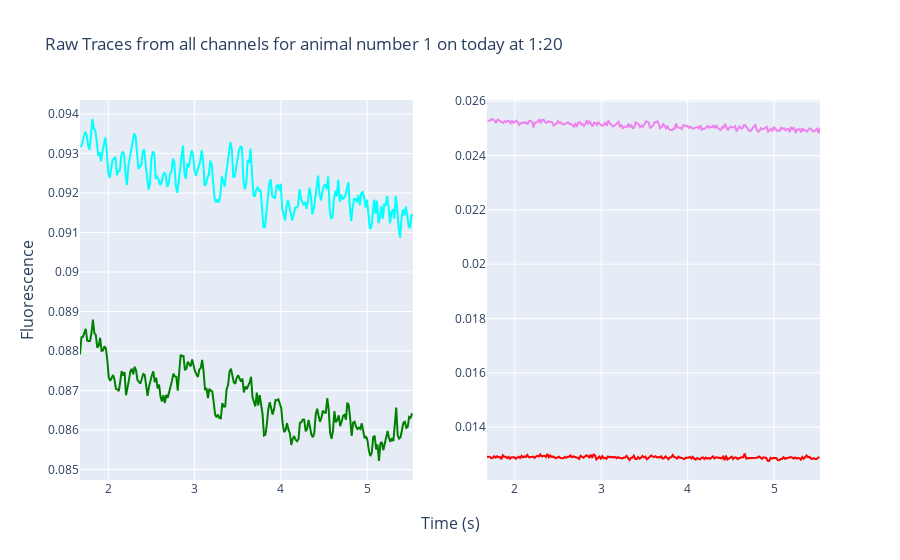

Source (notebook cell):
### Code cell
# print(len(fiber_dict))
print(fiber_dict.keys())
fig = fiber_dict['poo'].raw_signal_trace()
fig.show()

### Figure 1 — Plotly figure (JSON) as saved in the notebook; plotly's stock layout.template omitted (floating-point values rounded to 4 significant figures; data arrays with more than 128 entries replaced by an {"elided": "..."} marker saying what was removed)
{"data": [{"line": {"color": "Green"}, "mode": "lines", "name": "f1Green", "showlegend": false, "text": "f1Green", "type": "scatter", "x": {"elided": "232 float values"}, "xaxis": "x", "y": {"elided": "232 float values"}, "yaxis": "y"}, {"line": {"color": "Cyan"}, "mode": "lines", "name": "green_iso", "showlegend": false, "text": "green_iso", "type": "scatter", "x": {"elided": "232 float values"}, "xaxis": "x", "y": {"elided": "232 float values"}, "yaxis": "y"}, {"line": {"color": "Red"}, "mode": "lines", "name": "f1Red", "showlegend": false, "text": "f1Red", "type": "scatter", "x": {"elided": "232 float values"}, "xaxis": "x2", "y": {"elided": "232 float values"}, "yaxis": "y2"}, {"line": {"color": "Violet"}, "mode": "lines", "name": "red_iso", "showlegend": false, "text": "red_iso", "type": "scatter", "x": {"elided": "232 float values"}, "xaxis": "x2", "y": {"elided": "232 float values"}, "yaxis": "y2"}], "layout": {"annotations": [{"font": {"size": 16}, "showarrow": false, "text": "Time (s)", "x": 0.5, "xanchor": "center", "xref": "paper", "y": 0, "yanchor": "top", "yref": "paper", "yshift": -30}, {"font": {"size": 16}, "showarrow": false, "text": "Fluorescence", "textangle": -90, "x": 0, "xanchor": "right", "xref": "paper", "xshift": -40, "y": 0.5, "yanchor": "middle", "yref": "paper"}], "title": {"text": "Raw Traces from all channels for animal number 1 on today at 1:20"}, "xaxis": {"anchor": "y", "domain": [0, 0.45]}, "xaxis2": {"anchor": "y2", "domain": [0.55, 1]}, "yaxis": {"anchor": "x", "domain": [0, 1]}, "yaxis2": {"anchor": "x2", "domain": [0, 1]}}}
